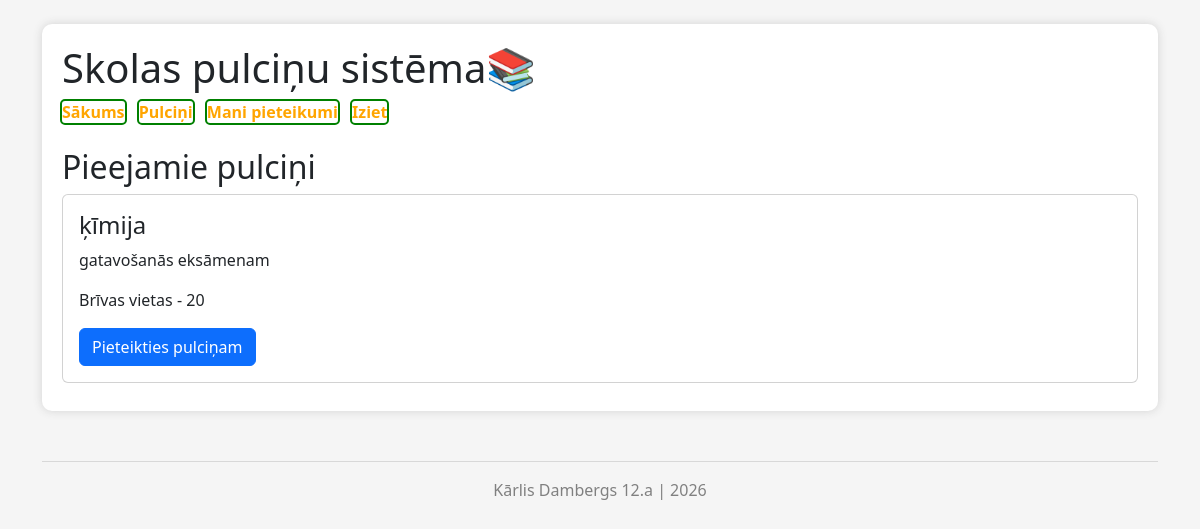
/izvelne (signed in), run on the app's committed database.
### tables this page shows
CREATE TABLE "pulcini" (
	"id"	INTEGER,
	"nosaukums"	TEXT NOT NULL,
	"apraksts"	TEXT,
	"vietas"	INTEGER NOT NULL,
	PRIMARY KEY("id" AUTOINCREMENT),
	FOREIGN KEY("id") REFERENCES "pieteikumi"("pulcins_id")
);

### app.py (the view)
@app.route("/izvelne") # Skolēna pulciņu saraksts
def izvelne():
    if not session.get('id'):
        return redirect('/login')
    user_id = session.get('id')
    conn = sqlite3.connect("datubaze.db")
    conn.row_factory = sqlite3.Row
    cur = conn.cursor()
    cur.execute("SELECT * FROM pulcini")
    pulcini = cur.fetchall()
    cur.execute("SELECT pulcins_id FROM pieteikumi WHERE user_id = ?", (user_id,))
    mani = [m["pulcins_id"] for m in cur.fetchall()]
    conn.close()
    return render_template("izvelne.html" , pulcini=pulcini , mani=mani)

### templates/izvelne.html (shortened to what this page needs)
{% extends "layout.html" %}
{% block content %}
<h2>Pieejamie pulciņi</h2>
{% for i in pulcini %}
<div class="card p-3 mb-2">
    <h4>{{ i.nosaukums }}</h4>
    <p>{{ i.apraksts }}</p>
    <p>Brīvas vietas - {{ i.vietas }}</p>
{% if i.id in mani %}
        <button class="btn btn-success">Tu jau esi pieteicies!</button>
{% else %}
    <form method="POST" action="/pievienoties">
        <button class="btn btn-primary">Pieteikties pulciņam</button>
    </form>
{% endif %}
</div>
{% endfor %}
{% endblock %}

### templates/layout.html (style rules this page uses)
body { background-color: #f5f5f5; }

### data on the page
pulcini: nosaukums "ķīmija", apraksts "gatavošanās eksāmenam", vietas "20"
